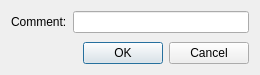
<?xml version="1.0" encoding="UTF-8"?>
<ui version="4.0">
 <class>dlg_SaveComment</class>
 <widget class="QDialog" name="dlg_SaveComment">
  <property name="geometry">
   <rect>
    <x>0</x>
    <y>0</y>
    <width>260</width>
    <height>75</height>
   </rect>
  </property>
  <property name="windowTitle">
   <string>Save with Comment</string>
  </property>
  <layout class="QVBoxLayout" name="verticalLayout">
   <item>
    <layout class="QHBoxLayout" name="horizontalLayout">
     <item>
      <widget class="QLabel" name="l_comment">
       <property name="text">
        <string>Comment:</string>
       </property>
      </widget>
     </item>
     <item>
      <widget class="QLineEdit" name="e_comment"/>
     </item>
    </layout>
   </item>
   <item>
    <spacer name="verticalSpacer">
     <property name="orientation">
      <enum>Qt::Vertical</enum>
     </property>
     <property name="sizeHint" stdset="0">
      <size>
       <width>20</width>
       <height>40</height>
      </size>
     </property>
    </spacer>
   </item>
   <item>
    <widget class="QDialogButtonBox" name="buttonBox">
     <property name="orientation">
      <enum>Qt::Horizontal</enum>
     </property>
     <property name="standardButtons">
      <set>QDialogButtonBox::Cancel|QDialogButtonBox::Ok</set>
     </property>
     <property name="centerButtons">
      <bool>false</bool>
     </property>
    </widget>
   </item>
  </layout>
 </widget>
 <resources/>
 <connections>
  <connection>
   <sender>buttonBox</sender>
   <signal>accepted()</signal>
   <receiver>dlg_SaveComment</receiver>
   <slot>accept()</slot>
   <hints>
    <hint type="sourcelabel">
     <x>248</x>
     <y>254</y>
    </hint>
    <hint type="destinationlabel">
     <x>157</x>
     <y>274</y>
    </hint>
   </hints>
  </connection>
  <connection>
   <sender>buttonBox</sender>
   <signal>rejected()</signal>
   <receiver>dlg_SaveComment</receiver>
   <slot>reject()</slot>
   <hints>
    <hint type="sourcelabel">
     <x>316</x>
     <y>260</y>
    </hint>
    <hint type="destinationlabel">
     <x>286</x>
     <y>274</y>
    </hint>
   </hints>
  </connection>
 </connections>
</ui>
